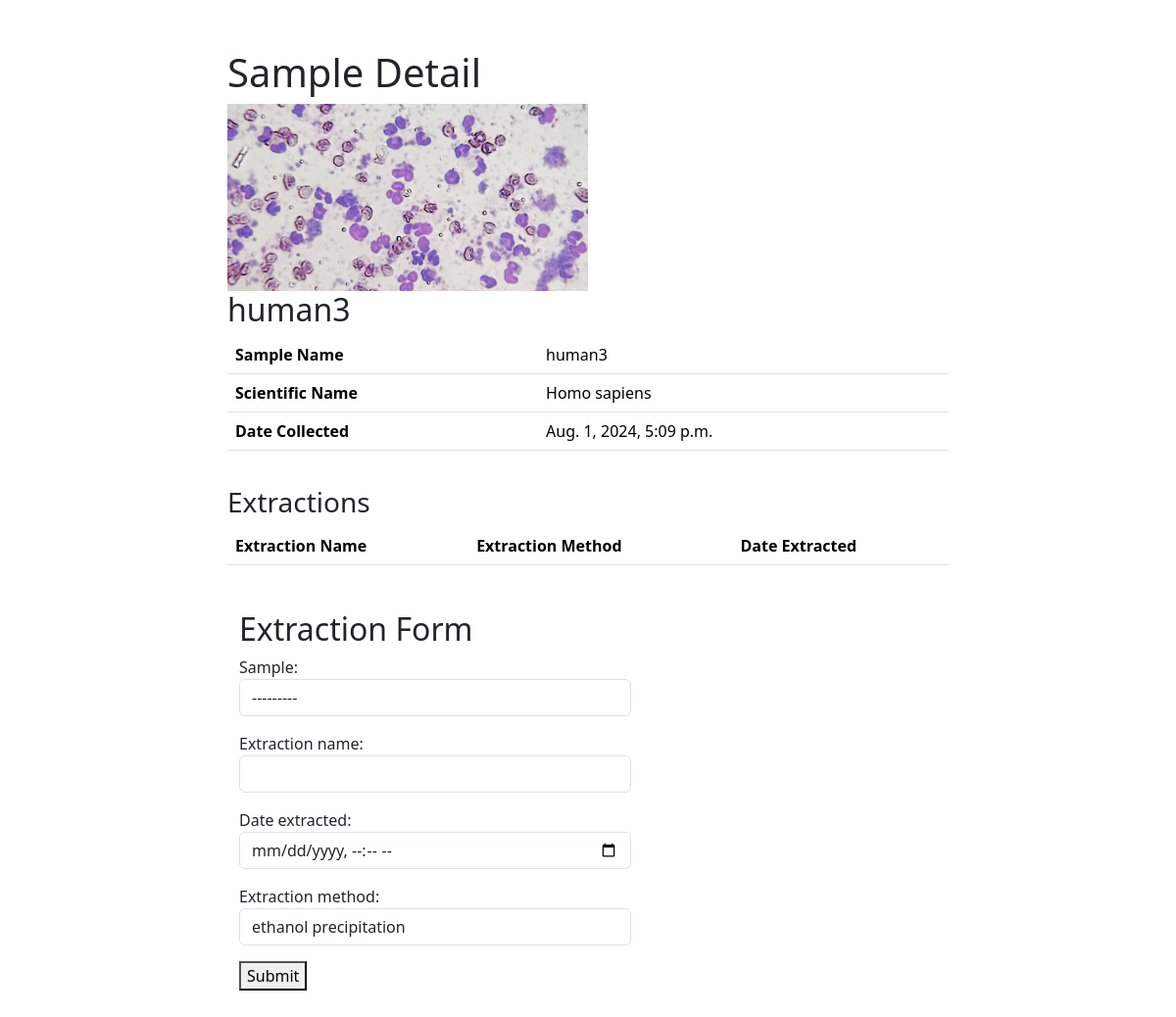
The app's page /LIMS/sample/44 with its own data.
### LIMS/models.py (models this page shows)
class Sample(models.Model):
    sample_name = models.CharField(max_length=200, unique=True)
    taxon_id = models.CharField(max_length=20)
    scientific_name = models.CharField(max_length=200)
    common_name = models.CharField(max_length=200, default='')
    date_collected = models.DateTimeField("date collected")
    Sample_Img = models.ImageField(upload_to='images/')
    def __str__(self):
        return self.sample_name

### LIMS/views.py (the view)
# urls.py: path('sample/<int:sample_id>', views.DetailView, name="sample"),
def DetailView(request, sample_id):
    if request.method == 'GET':
        samples = Sample.objects.all()
    s = Sample.objects.get(pk=sample_id)
    if request.method == 'POST':
        form = ExtractionForm(request.POST, request.FILES)
        extraction_name = request.POST.get('extraction_name', '')
        extraction_method = request.POST.get('extraction_method', '')
        extraction_date = request.POST.get('extraction_date', '')
        if '' in (extraction_name, extraction_method, extraction_date):
            pass
        else:
            e = Extraction(extraction_name=extraction_name, extraction_method=extraction_method, extraction_date=extraction_date, sample=s)
            e.save()
    else:
        form = ExtractionForm()
    context = {
        "sample": s,
        "sample_id": sample_id,
        'form': form,
    }
    exts = s.extraction_set.all()
    context["extractions"] = exts
    return render(request, "LIMS/sample_detail.html", context)

### LIMS/forms.py
class Extraction(forms.ModelForm):
    class Meta:
        model = Extraction
        fields = ['sample', 'extraction_name', 'extraction_date', 'extraction_method']
        widgets = {
            'sample': forms.Select(attrs={
                'class': "form-control",
                'style': 'max-width: 400px;',
            }),
            'extraction_name': TextInput(attrs={
                'class': "form-control",
                'style': 'max-width: 400px;',
                }),
            'extraction_date': forms.DateTimeInput(attrs={
                'class':'form-control',
                'style': 'max-width: 400px;',
                'type': 'datetime-local',
            }),
            'extraction_method': forms.Select(attrs={
                'class': "form-control",
                'style': 'max-width: 400px;',
            })
        }

### LIMS/templates/LIMS/sample_detail.html (shortened to what this page needs)
{% extends "master.html" %}
{% block content %}
<h1>Sample Detail</h1>
            <div class="col-md-4">
                    <img src="{{ sample.Sample_Img.url }}" class="img-responsive" style="width: 150%;"/>
            </div>
<h2>{{ sample.sample_name }}</h2>
<table class="table">
    <tr>
        <th>Sample Name</th>
        <td>{{ sample.sample_name }}</td>
    </tr>
    <tr>
        <th>Scientific Name</th>
        <td>{{ sample.scientific_name }}</td>
    </tr>
    <tr>
        <th>Date Collected</th>
        <td>{{ sample.date_collected }}</td>
    </tr>
</table>
<h3 style="position: relative; top: 20px;">Extractions</h3>
<table class="table" style="position: relative; top: 20px;">
    <tr>
        <th>Extraction Name</th>
        <th>Extraction Method</th>
        <th>Date Extracted</th>
    </tr>
</table>
<div class="container" style="position: relative; top: 50px;">
    <h2>Extraction Form</h2>
    <form method = "post" enctype="multipart/form-data">
        <div class="form-group">
            {{ form.as_p }}
            <button type="submit" style="margin-bottom: 50px;">Submit</button>
        </div>
    </form>
</div>
{% endblock %}

### records on screen
Sample: Sample_Img (picture), sample_name "human3", scientific_name "Homo sapiens", date_collected "Aug. 1, 2024, 5:09 p.m."
